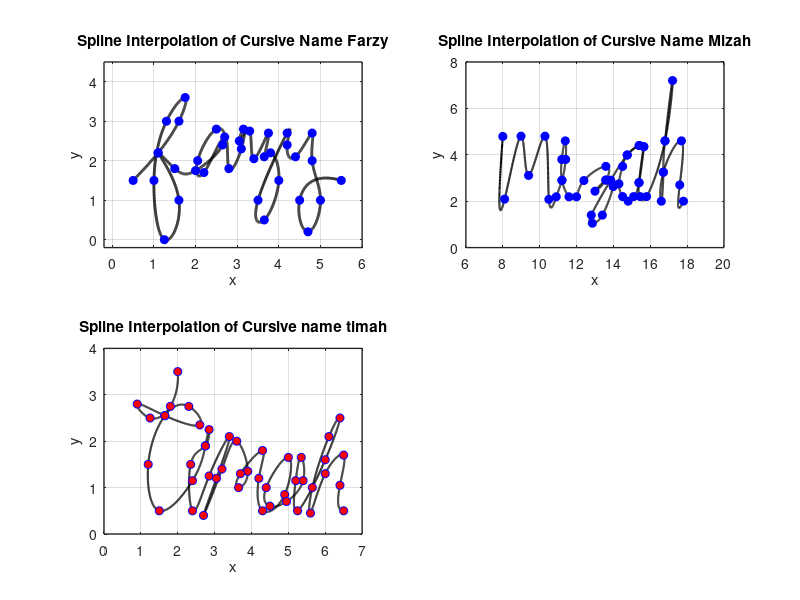

Reproduce this figure in MATLAB.
% Define data points for x and y coordinates
x = [0.5 1.1 1.6 1.75 1.3 1 1.25 1.6 1.1 1.5 2 2.65 2.5 2.05 2.2 2.7 2.8 3.1 3.15 3.05 3.3 3.4 3.75 3.65 3.8 4 3.65 3.5 4.2 4.2 4.4 4.8 4.8 5 4.7 4.5 5.5];
y = [1.5 2.2 3 3.6 3 1.5 0 1 2.2 1.8 1.75 2.4 2.8 2 1.7 2.6 1.8 2.3 2.8 2.5 2.75 2.05 2.7 2.1 2.2 1.5 0.5 1 2.7 2.4 2.1 2.7 2 1 0.2 1 1.5];

n = length(x);
t = 0:n-1; % Parametric coordinate t
tt = 0:0.01:n-1; % More dense coordinate tt for spline interpolation

% Compute spline interpolation
 xx = spline(t, x, tt);
 yy = spline(t, y, tt);

 % Plot settings
 figure(1)
 subplot(2,2,1);
 plot(xx, yy, 'k', 'LineWidth', 2) % plot spline
 hold on
 plot(x, y, 'bo', 'MarkerFaceColor', 'b') % plot data points
 axis([-0.2 6 -0.2 4.5])
 grid on
 title('Spline Interpolation of Cursive Name Farzy')
 xlabel('x')
 ylabel('y')
 set(gca, 'FontSize', 10, 'LineWidth', 1)
 grid on

  % Define data points for x and y coordinates
x = [8 8.1 8.99 9.4 10.29 10.5 10.9 11.21 11.41 11.39 11.2 11.21 11.59 12 12.4 13.59 13.59 13 13.59 13.85 13.99 13.4 12.86 12.8 13.85 14.75 15.4 15.65 15.4 14.75 14.5 14.3 14.5 14.8 15.1 15.39 15.65 15.39 15.45 15.8 16.8 17.21 16.8 16.71 16.6 16.71 17.69 17.6 17.8];
y = [4.79 2.09 4.8 3.11 4.8 2.08 2.19 2.9 3.8 4.6 3.8 2.9 2.19 2.19 2.89 3.5 2.91 2.43 2.91 2.9 2.63 1.4 1.05 1.4 2.9 3.99 4.4 4.35 4.4 3.99 3.5 2.75 2.2 2 2.2 2.8 4.35 2.8 2.2 2.2 4.6 7.2 4.6 3.25 2 3.25 4.6 2.7 2];

n = length(x);
t = 0:n-1; % Parametric coordinate t
tt = 0:0.01:n-1; % More dense coordinate tt for spline interpolation

% Compute spline interpolation
xx = spline(t, x, tt);
yy = spline(t, y, tt);

% Plot settings
figure(1)
subplot(2,2,2);
plot(xx, yy, 'k', 'LineWidth', 1.5) % plot spline
hold on
plot(x, y, 'bo', 'MarkerFaceColor', 'b') % plot data points
axis([6 20 0 8])
grid on
title('Spline Interpolation of Cursive Name Mizah')
xlabel('x')
ylabel('y')
set(gca, 'FontSize', 10, 'LineWidth', 1)
grid on

% Data for the name 'timah'
x3 = [2 1.8 1.25 0.9 1.65 2.6 2.3 1.65 1.2 1.5...
    2.4 2.75 2.85 2.75 2.35 2.4...
    2.85 3.4 3.05 2.7 3.2 3.6 3.9 3.65 3.7 4.3 4.2 4.3...
    4.9 5 4.4 4.5 4.95 5.4 5.35 5.2 5.25...
    6 6.4 6.1 5.65 5.6 6 6.5 6.4 6.5];
y3 = [3.5 2.75 2.5 2.8 2.55 2.35 2.75 2.55 1.5 0.5...
    1.15 1.9 2.25 1.9 1.5 0.5...
    1.25 2.1 1.2 0.4 1.4 2 1.35 1 1.3 1.8 1.2 0.5...
    0.85 1.65 1 0.6 0.7 1.15 1.65 1.15 0.5...
    1.6 2.5 2.1 1 0.45 1.3 1.7 1.05 0.5];

n = length(x3);
t3 = 0:n-1;
tt3 = 0:0.01:n-1;

xx3 = spline(t3, x3, tt3);
yy3 = spline(t3, y3, tt3);

% plotting the names
figure (1)
subplot(2,2,3);
plot (xx3, yy3, 'k', 'LineWidth', 1.5)
hold on
plot (x3, y3, 'bo', 'MarkerFaceColor','r')
axis([0 7 0 4])
grid on
title ('Spline Interpolation of Cursive name timah')
xlabel('x')
ylabel('y')
set (gca, 'Fontsize', 10, 'LineWidth', 1)
grid on
